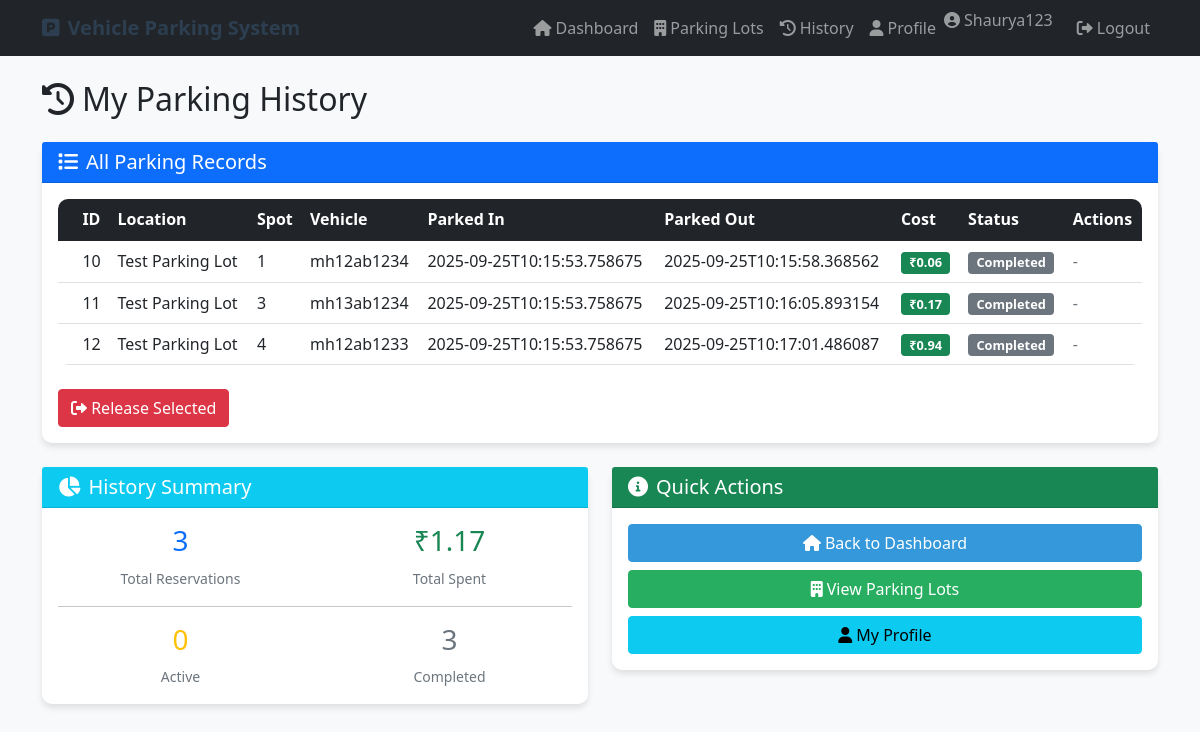
Page /user/history (signed in) on the committed database.
### tables this page shows
CREATE TABLE reservations (
            id INTEGER PRIMARY KEY AUTOINCREMENT,
            spot_id INTEGER NOT NULL,
            user_id INTEGER NOT NULL,
            vehicle_number TEXT NOT NULL,
            parking_timestamp DATETIME NOT NULL,
            leaving_timestamp DATETIME,
            parking_cost REAL,
            status TEXT DEFAULT 'active',
            FOREIGN KEY (spot_id) REFERENCES parking_spots (id),
            FOREIGN KEY (user_id) REFERENCES users (id)
        );

CREATE TABLE parking_lots (
            id INTEGER PRIMARY KEY AUTOINCREMENT,
            prime_location_name TEXT NOT NULL,
            price REAL NOT NULL,
            address TEXT NOT NULL,
            pin_code TEXT NOT NULL,
            maximum_number_of_spots INTEGER NOT NULL
        );

CREATE TABLE parking_spots (
            id INTEGER PRIMARY KEY AUTOINCREMENT,
            lot_id INTEGER NOT NULL,
            status TEXT DEFAULT 'A',
            FOREIGN KEY (lot_id) REFERENCES parking_lots (id)
        );

### controllers/user_controller.py (the view)
    def decorated_function(*args, **kwargs):
        if 'user_id' not in session:
            flash('Please login to access this page.', 'error')
            return redirect(url_for('login'))
        return f(*args, **kwargs)

### controllers/user_controller.py (called while the page is built)
def get_db_connection():
    conn = sqlite3.connect('parking.db')
    conn.row_factory = sqlite3.Row
    return conn

def user_required(f):
    def decorated_function(*args, **kwargs):
        if 'user_id' not in session:
            flash('Please login to access this page.', 'error')
            return redirect(url_for('login'))
        return f(*args, **kwargs)
    decorated_function.__name__ = f.__name__
    return decorated_function

@user_bp.route('/user/history')
@user_required
def user_history():
    conn = get_db_connection()
    cursor = conn.cursor()
    cursor.execute('''
        SELECT r.id, pl.prime_location_name, ps.id as spot_id,
               r.parking_timestamp, r.leaving_timestamp, r.parking_cost, r.vehicle_number,
               r.status
        FROM reservations r
        JOIN parking_spots ps ON r.spot_id = ps.id
        JOIN parking_lots pl ON ps.lot_id = pl.id
        WHERE r.user_id = ?
        ORDER BY r.parking_timestamp DESC
    ''', (session['user_id'],))
    history = cursor.fetchall()
    conn.close()
    return render_template('user/history.html', history=history)

### templates/user/history.html (shortened to what this page needs)
{% extends "base.html" %}
{% block content %}
<div class="row">
    <div class="col-12">
        <h2 class="mb-4">
            <i class="fas fa-history me-2"></i>My Parking History
        </h2>
    </div>
</div>
<div class="row">
    <div class="col-12">
        <div class="card">
            <div class="card-header bg-primary text-white">
                <h5 class="mb-0">
                    <i class="fas fa-list me-2"></i>All Parking Records
                </h5>
            </div>
            <div class="card-body">
                {% if history %}
                    <form method="POST" action="{{ url_for('user.release_multiple') }}">
                        <div class="table-responsive">
                            <table class="table table-hover">
                                <thead class="table-dark">
                                    <tr>
                                        <th></th>
                                        <th>ID</th>
                                        <th>Location</th>
                                        <th>Spot</th>
                                        <th>Vehicle</th>
                                        <th>Parked In</th>
                                        <th>Parked Out</th>
                                        <th>Cost</th>
                                        <th>Status</th>
                                        <th>Actions</th>
                                    </tr>
                                </thead>
                                <tbody>
                                    {% for record in history %}
                                    <tr>
                                        <td>
                                        </td>
                                        <td>{{ record[0] }}</td>
                                        <td>{{ record[1] }}</td>
                                        <td>{{ record[2] }}</td>
                                        <td>{{ record[6] }}</td>
                                        <td>{{ record[3] }}</td>
                                        <td>{{ record[4] or 'Active' }}</td>
                                        <td>
                                            {% if record[5] %}
                                                <span class="badge bg-success">₹{{ "%.2f"|format(record[5]) }}</span>
                                            {% else %}
                                                <span class="text-muted">N/A</span>
                                            {% endif %}
                                        </td>
                                        <td>
                                            {% if record[7] == 'active' %}
                                                <span class="badge bg-warning">Active</span>
                                            {% else %}
                                                <span class="badge bg-secondary">Completed</span>
                                            {% endif %}
                                        </td>
                                        <td>
                                            {% if record[7] == 'active' %}
                                                <a href="{{ url_for('user.release_parking', reservation_id=record[0]) }}"
                                                   class="btn btn-sm btn-warning">
                                                    <i class="fas fa-sign-out-alt"></i> Release
                                                </a>
                                            {% else %}
                                                <span class="text-muted">-</span>
                                            {% endif %}
                                        </td>
                                    </tr>
                                    {% endfor %}
                                </tbody>
                            </table>
                        </div>
                        <button type="submit" class="btn btn-danger mt-2">
                            <i class="fas fa-sign-out-alt"></i> Release Selected
                        </button>
                    </form>
                {% endif %}
            </div>
        </div>
    </div>
</div>
{% if history %}
<div class="row mt-4">
    <div class="col-md-6">
        <div class="card">
            <div class="card-header bg-info text-white">
                <h5 class="mb-0">
                    <i class="fas fa-chart-pie me-2"></i>History Summary
                </h5>
            </div>
            <div class="card-body">
                {% set total_reservations = history | length %}
                {% set active_reservations = history | selectattr(7, 'equalto', 'active') | list | length %}
                {% set completed_reservations = total_reservations - active_reservations %}
                {% set total_cost = history | map(attribute=5) | select('number') | sum or 0 %}
                <div class="row text-center">
                    <div class="col-6">
                        <h3 class="text-primary">{{ total_reservations }}</h3>
                        <small class="text-muted">Total Reservations</small>
                    </div>
                    <div class="col-6">
                        <h3 class="text-success">₹{{ "%.2f"|format(total_cost) }}</h3>
                        <small class="text-muted">Total Spent</small>
                    </div>
                </div>
                <hr>
                <div class="row text-center">
                    <div class="col-6">
                        <h3 class="text-warning">{{ active_reservations }}</h3>
                        <small class="text-muted">Active</small>
                    </div>
                    <div class="col-6">
                        <h3 class="text-secondary">{{ completed_reservations }}</h3>
                        <small class="text-muted">Completed</small>
                    </div>
                </div>
            </div>
        </div>
    </div>
    <div class="col-md-6">
        <div class="card">
            <div class="card-header bg-success text-white">
                <h5 class="mb-0">
                    <i class="fas fa-info-circle me-2"></i>Quick Actions
                </h5>
            </div>
            <div class="card-body">
                <div class="d-grid gap-2">
                    <a href="{{ url_for('user.user_dashboard') }}" class="btn btn-primary">
                        <i class="fas fa-home me-1"></i>Back to Dashboard
                    </a>
                    <a href="{{ url_for('user.user_parking_lots') }}" class="btn btn-success">
                        <i class="fas fa-building me-1"></i>View Parking Lots
                    </a>
                    <a href="{{ url_for('user.user_profile') }}" class="btn btn-info">
                        <i class="fas fa-user me-1"></i>My Profile
                    </a>
                </div>
            </div>
        </div>
    </div>
</div>
{% endif %}
{% endblock %}

### static/css/style.css (style rules this page uses)
body { background-color: #f8f9fa; }
.card { box-shadow: 0 4px 6px rgba(0, 0, 0, 0.1); border: none; border-radius: 10px; transition: transform 0.2s ease-in-out; }
.btn-primary { background-color: #3498db; border-color: #3498db; }
.btn-success { background-color: #27ae60; border-color: #27ae60; }
.table { border-radius: 10px; overflow: hidden; }
.badge { font-size: 0.8em; }
.card { animation: fadeIn 0.5s ease-in-out; }

### templates/base.html (style rules this page uses)
.card { box-shadow: 0 4px 6px rgba(0, 0, 0, 0.1); border: none; border-radius: 10px; }
.btn-primary { background-color: #3498db; border-color: #3498db; }
.table { border-radius: 10px; overflow: hidden; }

### rows in the picture
reservations: id "10", prime_location_name "Test Parking Lot", record "1", vehicle_number "mh12ab1234", parking_timestamp "2025-09-25T10:15:53.758675", leaving_timestamp "2025-09-25T10:15:58.368562", parking_cost "0.06", status "Completed"
reservations: id "11", prime_location_name "Test Parking Lot", record "3", vehicle_number "mh13ab1234", parking_timestamp "2025-09-25T10:15:53.758675", leaving_timestamp "2025-09-25T10:16:05.893154", parking_cost "0.17", status "Completed"
reservations: id "12", prime_location_name "Test Parking Lot", record "4", vehicle_number "mh12ab1233", parking_timestamp "2025-09-25T10:15:53.758675", leaving_timestamp "2025-09-25T10:17:01.486087", parking_cost "0.94", status "Completed"

### other values in the picture
{{ session.username }} "Shaurya123"
{{ total_reservations }} "3"
{{ "%.2f"|format(total_cost) }} "1.17"
{{ active_reservations }} "0"
{{ completed_reservations }} "3"
